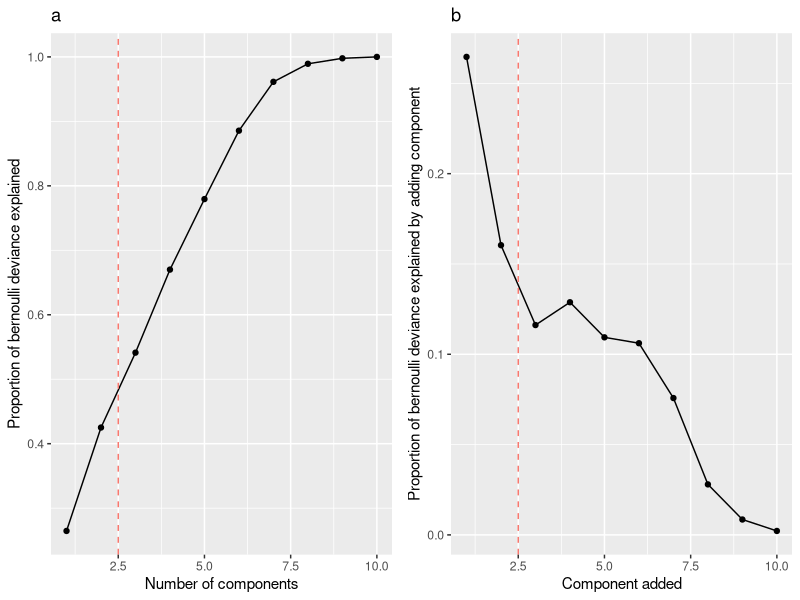

Write the R code that produced this figure.
library(ggpubr)
library(ggplot2)

deviance_results = read.csv('Example/Outputs/LPCA_deviance.csv')

deviance_df = data.frame(k = 1:10, explained_deviance = deviance_results$x)

marginal_bernoulli_deviance = diff(deviance_results$x)
marginal_bernoulli_deviance = append(deviance_results$x[1], marginal_bernoulli_deviance)

marginal_bernoulli_deviance_df = data.frame(k = 1:10, diff_explained_deviance = marginal_bernoulli_deviance)

p1 = ggplot(
  data = deviance_df,
  aes(x = k, y = explained_deviance)) + 
  geom_line() + 
  geom_point() + 
  xlab("Number of components") + 
  ylab("Proportion of bernoulli deviance explained") +
  ggtitle('a') + 
  geom_vline(aes(xintercept = 2.5, colour = 'red'), linetype = 'dashed') + 
  theme(legend.position = 'none')

p2 = ggplot(
  data = marginal_bernoulli_deviance_df,
  aes(x = k, y = diff_explained_deviance)) + 
  geom_line() + 
  geom_point() + 
  xlab("Component added") + 
  ylab("Proportion of bernoulli deviance explained by adding component") +
  ggtitle('b') + 
  geom_vline(aes(xintercept = 2.5, colour = 'red'), linetype = 'dashed') + 
  theme(legend.position = 'none')

out = ggarrange(p1, p2, common.legend = FALSE)

ggsave(plot = out, filename = 'Example/Figures/LPCA_model_selection.png')
